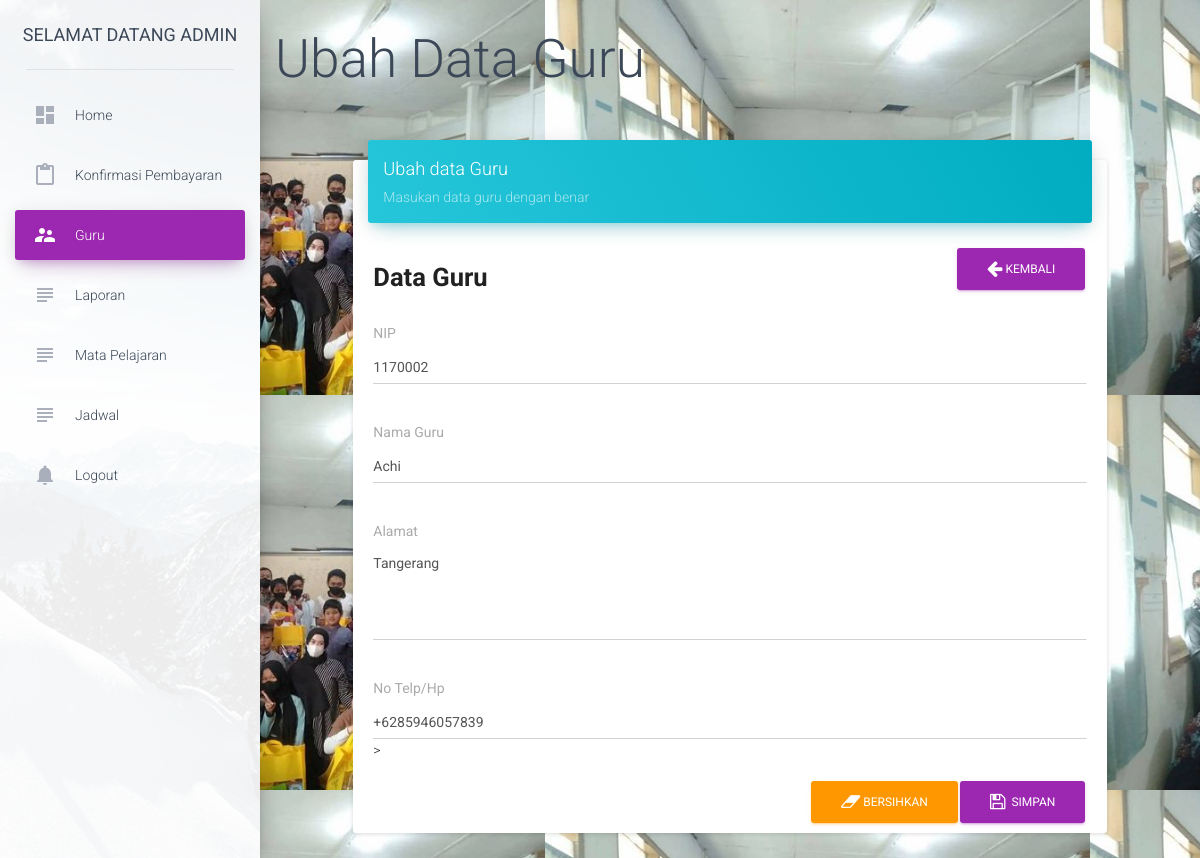
Screenshot of /dashboard/index.php?page=12&id=2 (signed in) with the database file from the repository.
### tables this page shows
CREATE TABLE `guru` (
  `Id` int(11) NOT NULL,
  `nip` char(7) DEFAULT NULL,
  `nama_guru` varchar(100) DEFAULT NULL,
  `alamat` varchar(255) DEFAULT NULL,
  `telp` varchar(255) DEFAULT NULL
);

### dashboard/include/ubah_guru.php (the view, shortened to what this page needs)
<h1>Ubah Data Guru</h1>
<?php
$query 		=	"SELECT * FROM guru where Id = $id";
$exec  		= 	mysqli_query($conn, $query);
if ($exec) {
	$data 	= mysqli_fetch_array($exec);
}else{
	echo mysqli_error($conn);
}
?>
<div class="row">
    <div class="col-sm-12 col-md-8 col-lg-10 col-lg-offset-1">
        <div class="card" style="margin-top: 50px">
            <div class="card-header" data-background-color="blue">
                <h4 class="title">Ubah data Guru</h4>
                <p class="category">Masukan data guru dengan benar</p>
            </div>
            <div class="card-content">
                <a href="index.php?page=10" class="btn btn-primary btn-md pull-right"><i class="fa fa-arrow-left"></i> Kembali</a>
                <h3 style="overflow: hidden;"><b>Data Guru</b></h3>
				<form action="" method="post">
					<div class="form-group">
						<label for="nip">NIP</label>
						<input type="text" class="form-control" readonly="readonly" name="nip" value="<?php echo $data['nip']?>">
					</div>
					<div class="form-group floating-label">
						<label for="nama">Nama Guru</label>
						<input type="text" class="form-control" name="nama" value="<?php echo $data['nama_guru'] ?>">
					</div>
					<div class="form-group floating-label">
						<label for="nama">Alamat</label>
						<textarea name="alamat" cols="20" rows="4" class="form-control"><?php echo $data['alamat']?></textarea>
					</div>
					<div class="form-group floating-label">
						<label for="telp">No Telp/Hp</label>
						<input type="text" class="form-control" name="telp" value="<?php echo $data['telp'] ?>">>
					</div>
					<button type="submit" name="submit" class="btn btn-primary pull-right"><i class="fa fa-save"></i> &nbsp;Simpan</button>
					<button type="reset" class="btn btn-warning pull-right"><i class="fa fa-eraser"></i> Bersihkan</button>
				</form>
            </div>
        </div>
    </div>
</div>

### rows the page displays
guru: nip "1170002", nama "Achi", alamat "Tangerang", telp "+6285946057839"

### other values shown
$nama_admin "ADMIN"
